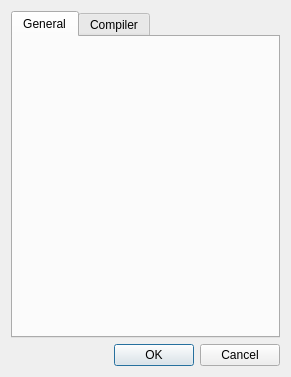
<?xml version="1.0" encoding="UTF-8"?>
<ui version="4.0">
 <class>OptionsDialog</class>
 <widget class="QDialog" name="OptionsDialog">
  <property name="geometry">
   <rect>
    <x>0</x>
    <y>0</y>
    <width>291</width>
    <height>377</height>
   </rect>
  </property>
  <property name="minimumSize">
   <size>
    <width>291</width>
    <height>377</height>
   </size>
  </property>
  <property name="windowTitle">
   <string>Options</string>
  </property>
  <layout class="QVBoxLayout" name="verticalLayout">
   <item>
    <widget class="QTabWidget" name="tabWidget">
     <property name="styleSheet">
      <string notr="true">font-size: 9pt;</string>
     </property>
     <property name="currentIndex">
      <number>0</number>
     </property>
     <widget class="GeneralSettings" name="generalSettings">
      <attribute name="title">
       <string>General</string>
      </attribute>
     </widget>
     <widget class="CompilerSettings" name="compilerSettings">
      <attribute name="title">
       <string>Compiler</string>
      </attribute>
     </widget>
    </widget>
   </item>
   <item>
    <widget class="QDialogButtonBox" name="buttonBox">
     <property name="styleSheet">
      <string notr="true">font-size:9pt;</string>
     </property>
     <property name="standardButtons">
      <set>QDialogButtonBox::Cancel|QDialogButtonBox::Ok</set>
     </property>
    </widget>
   </item>
  </layout>
 </widget>
 <customwidgets>
  <customwidget>
   <class>GeneralSettings</class>
   <extends>QWidget</extends>
   <header>generalsettings.h</header>
   <container>1</container>
  </customwidget>
  <customwidget>
   <class>CompilerSettings</class>
   <extends>QWidget</extends>
   <header>compilersettings.h</header>
   <container>1</container>
  </customwidget>
 </customwidgets>
 <tabstops>
  <tabstop>tabWidget</tabstop>
 </tabstops>
 <resources/>
 <connections>
  <connection>
   <sender>buttonBox</sender>
   <signal>rejected()</signal>
   <receiver>OptionsDialog</receiver>
   <slot>reject()</slot>
   <hints>
    <hint type="sourcelabel">
     <x>176</x>
     <y>414</y>
    </hint>
    <hint type="destinationlabel">
     <x>176</x>
     <y>219</y>
    </hint>
   </hints>
  </connection>
 </connections>
</ui>
